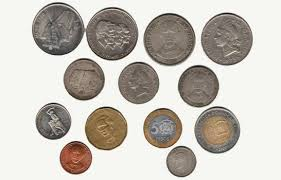
#> input picture imagenes/monedas.jpg, 281 x 180 px
$ python contar.py
#> lines starting #> are read from the running program, lines starting #| are printed output that depends on the picture; after the words box and inside, x2 and y2 are one past the last pixel; in counts of white or black regions, pixels touching at a corner belong together
import numpy as np
import cv2

# Cargamos la imagen
original = cv2.imread("imagenes/monedas.jpg")
#> original is the input picture: shape (180, 281, 3); mean B, G, R 185.2, 193, 197.7
cv2.imshow("original", original)

# Convertimos a escala de grises
gris = cv2.cvtColor(original, cv2.COLOR_BGR2GRAY)
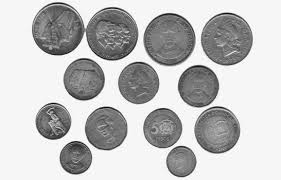
#> gris: shape (180, 281); min 1, max 255, mean 193.5

# Aplicar suavizado Gaussiano
gauss = cv2.GaussianBlur(gris, (5,5), 0)
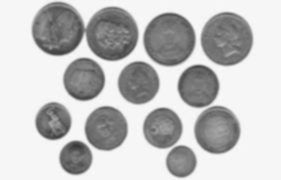
#> gauss: shape (180, 281); min 55, max 250, mean 193.5

cv2.imshow("suavizado", gauss)

# Detectamos los bordes con Canny
canny = cv2.Canny(gauss, 50, 150)
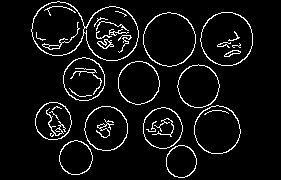
#> canny: shape (180, 281); 6.2% white in thin lines or dots, all inside (x1, y1, x2, y2) = (31, 1, 253, 178)

cv2.imshow("canny", canny)

# Buscamos los contornos
(contornos,_) = cv2.findContours(canny.copy(), cv2.RETR_EXTERNAL, cv2.CHAIN_APPROX_SIMPLE)
#> contornos = 12 contours; largest, box (x1, y1, x2, y2) and area: (31, 1, 139, 61) 4456, (200, 12, 253, 66) 2200, (143, 12, 196, 67) 2187, (194, 105, 241, 154) 1727, (84, 106, 128, 151) 1500

# Mostramos el número de monedas por consola
print("He encontrado {} objetos".format(len(contornos)))
#| He encontrado 12 objetos

cv2.drawContours(original,contornos,-1,(0,0,255), 2)
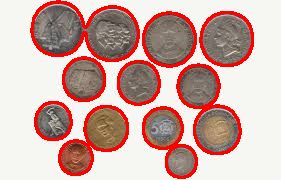
#> original: shape (180, 281, 3); 12.16% of pixels changed, all inside (x1, y1, x2, y2) = (30, 0, 254, 179)
cv2.imshow("contornos", original)

cv2.waitKey(0)
